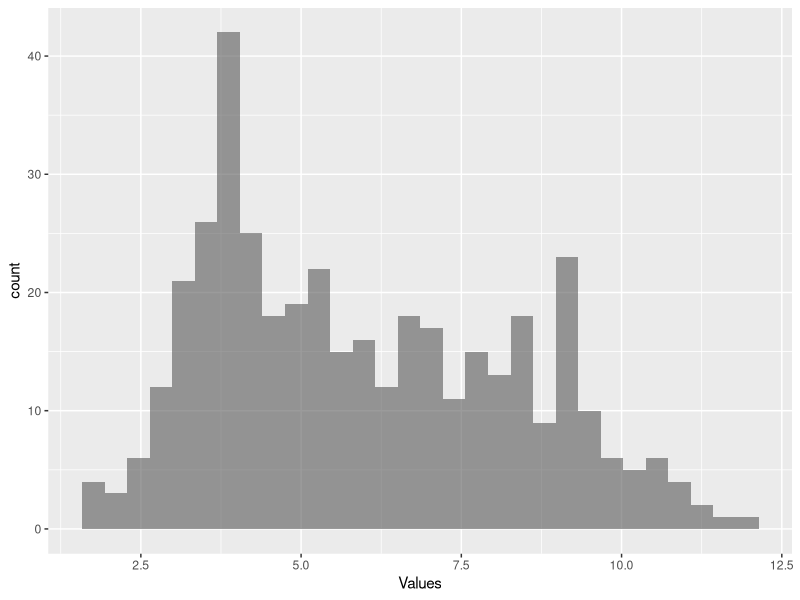
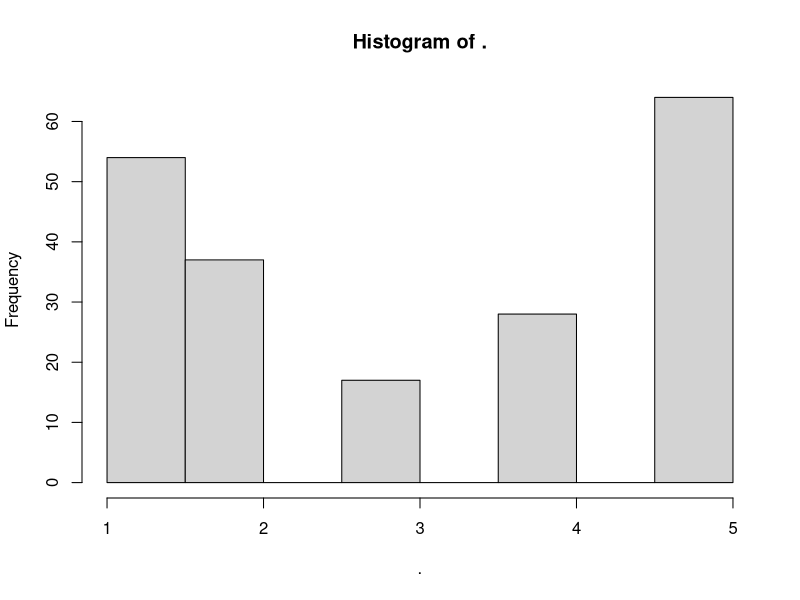
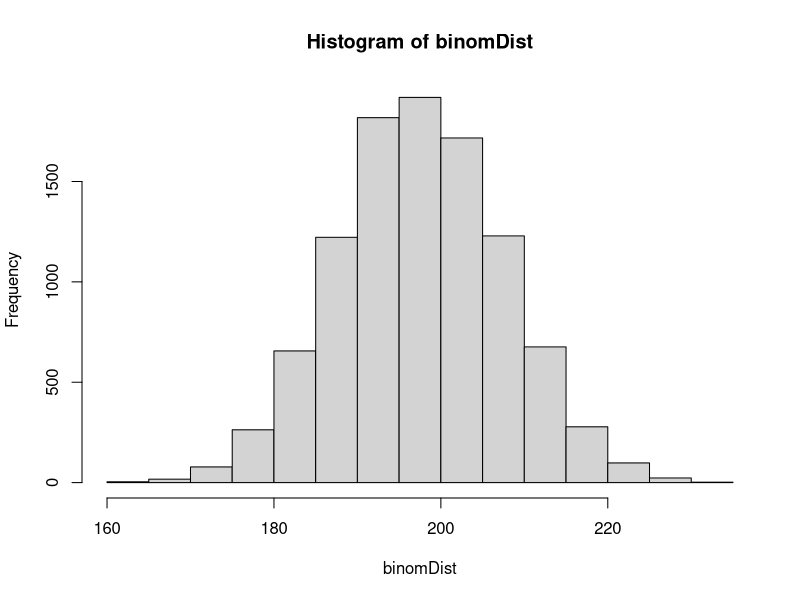
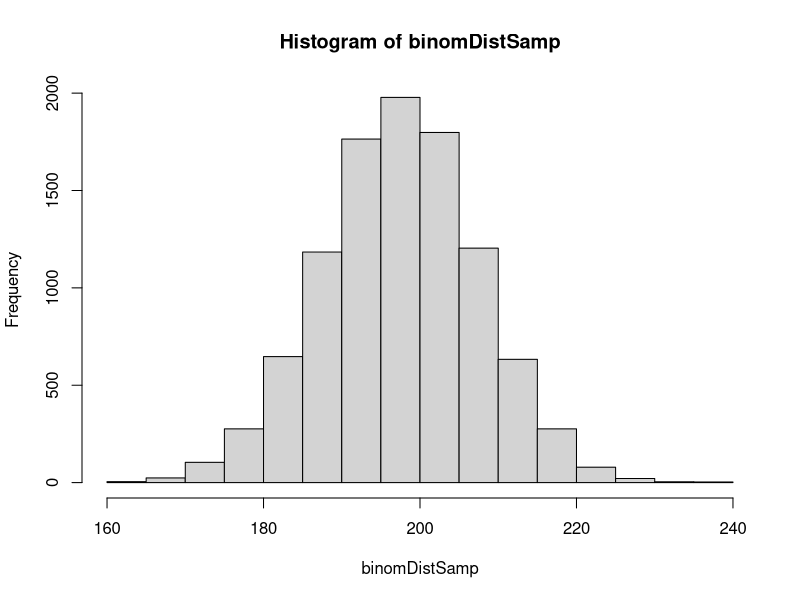
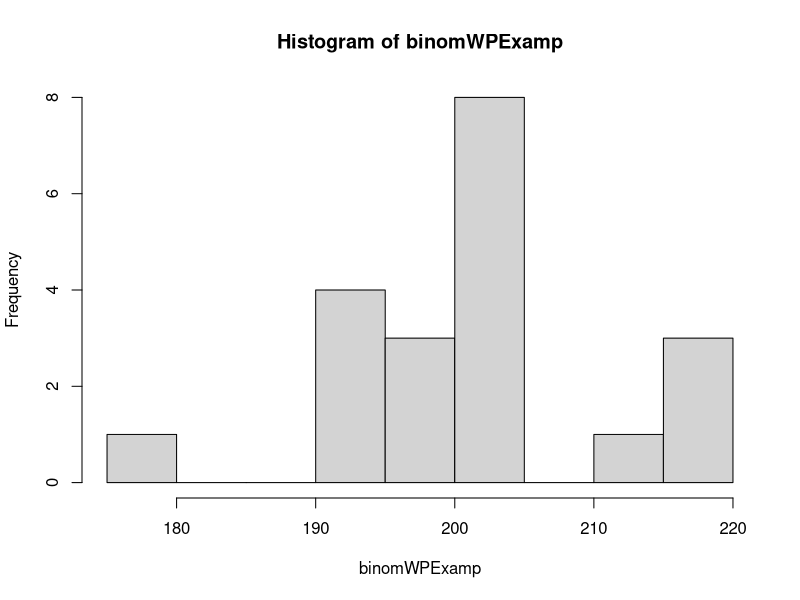
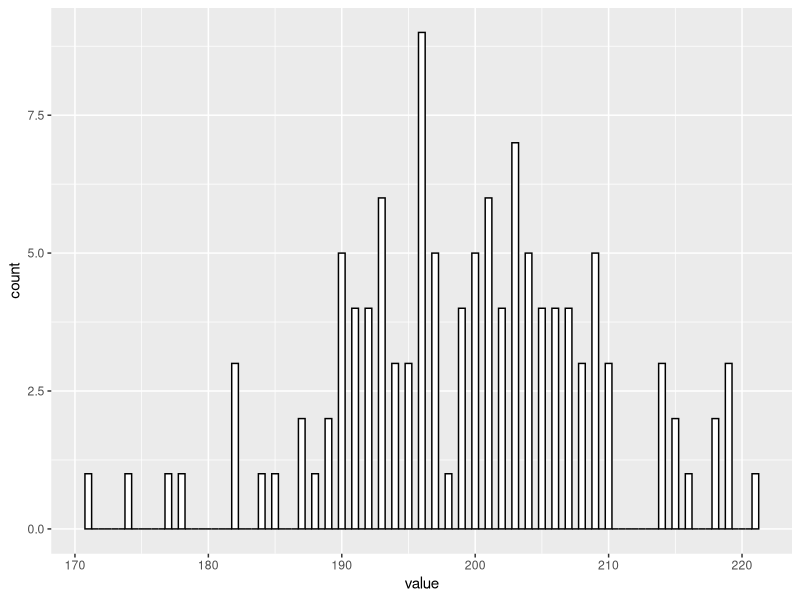
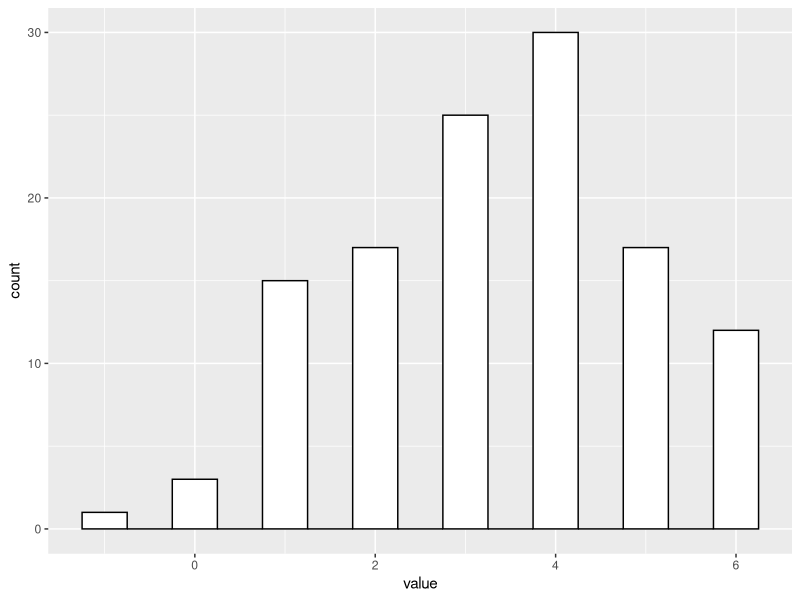
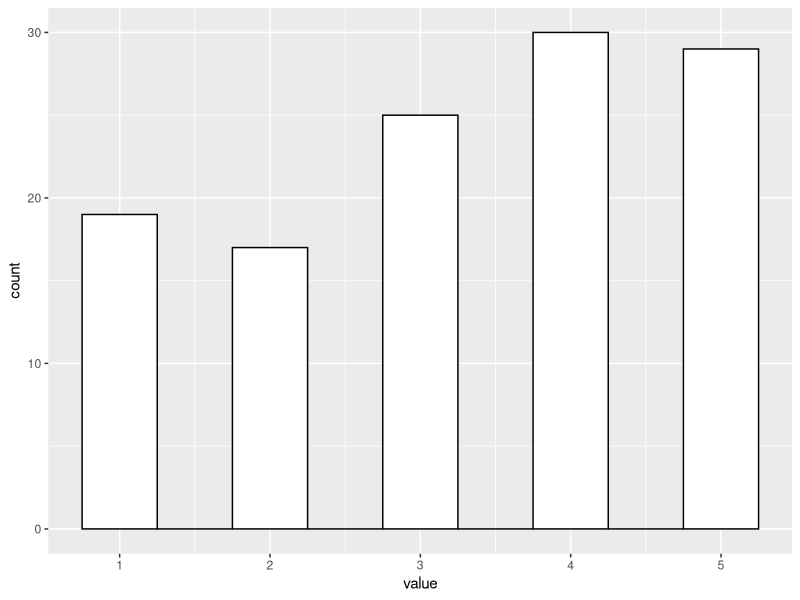

The R script that drew these images, in order:
## ---- chunk 1
knitr::opts_chunk$set(error = TRUE)

#Sets our seed
set.seed(9999)
## ---- chunk 2
# load your packages here:
suppressPackageStartupMessages(library(tidyverse))
## ---- chunk 3
dataNormal1 <- data.frame("Values" = rnorm(200, mean = 4),
                         #Creates a grouping factor for our data
                         "Group" = "Group1")

dataNormal2 <- data.frame("Values" = rnorm(200, mean = 8, sd = 1.5),
                         #Creates a grouping factor for our data
                         "Group" = "Group2")
## ---- chunk 4
dataNormalCombined <- rbind(dataNormal1,dataNormal2)
## ---- chunk 5
ggplot(dataNormalCombined,aes(x=Values)) +
  geom_histogram(alpha=0.6, position = 'identity')
## ---- chunk 6
summary(dataNormal1)
summary(dataNormal2)
summary(dataNormalCombined)
## ---- chunk 7
t.test(dataNormalCombined$Values~dataNormalCombined$Group)
## ---- chunk 8
#this is not a true inverted normal distribution. but it's symmetrical and does the general thing?
sample(c(1,2,3,4,5), 200, replace=T, prob = c(30,15,10,15,30)) %>% 
  hist()

## ---- chunk 9
#Add code for your initial distribution here. Make sure to use rDistributionFunction (ie, rbinom, rnorm, rchisq, etc) so that random numbers are generated.
set.seed(1337)

binomDist <- rbinom(n=10000,size=396,prob=.5)
hist(binomDist)

#Replicate your distribution with the sample function.
binomDistSamp <- sample(c(seq(0,396)), #scale points
       10000, replace=T, prob = c(dbinom(seq(0,396),size = 396,prob = .5)))
hist(binomDistSamp)

## ---- chunk 10
set.seed(1337)
#Creates our matrix
binomWPExamp <-matrix(nrow=20,ncol=1)
#for loop to iterate over rows.  Does not need to have a second nested loop because there's only one column
for(j in 1:20){
  binomWPExamp[j,1] <- rbinom(n=1,size=396,prob=.5)
  }

dataBinomWPExamp <- as.data.frame(binomWPExamp)

hist(binomWPExamp)
## ---- chunk 11
set.seed(1337)
#Creates our matrix
binomWPExamp2 <-matrix(nrow=20,ncol=6)
#for loop to iterate over individuals
for(i in 1:20){
  #for loop to iterate over items within individuals
  for(j in 1:6){
      binomWPExamp2[i,j] <- rbinom(n=1,size=396,prob=.5) 
    }
}
dataBinomWPExamp2 <- as.data.frame(binomWPExamp2)
dataBinomWPExamp2Long <- gather(dataBinomWPExamp2, key = "key", value = "value", V1:V6, factor_key = FALSE)

#switched to ggplot instead of hist
ggplot(dataBinomWPExamp2Long, aes(value)) +
  geom_histogram(binwidth=0.5,color="black", fill="white")
## ---- chunk 12
set.seed(1337)
#Creates our matrix
normalWPSample <-matrix(nrow=20,ncol=6)
#for loop to iterate over individuals
for(i in 1:20){
  #for loop to iterate over items within individuals
  for(j in 1:6){
    #first response randomly generated and set as the center point for all remaining responses
    if(j==1){ #remember j is our row, so this will sample a new center point whenever we are  on item 1 for a person.
      wInMean<-sample(1:5,1) #sets our mean. Could save in our matrix if we want to know it
          #We will sample a value that is the center point, or deviates from it by 1 or 2
      normalWPSample[i,j] <- sample(c(wInMean - 2, wInMean - 1, wInMean, 
                                      wInMean + 1, wInMean + 2), 
                                    #probabilities to sample these values
                                    1, replace=T, prob = c(6, 24, 40, 24, 6)) 
    }
    #all responses past first response. This function is the same as above, 
    #but we don't need to sample a value for the center point because we already have it
    else{
      normalWPSample[i,j] <- sample(c(wInMean - 2, wInMean - 1, wInMean, 
                                      wInMean + 1, wInMean + 2), 
                                    1, replace=T, prob = c(6, 24, 40, 24, 6)) 
    }
  }
}
dataNormalWPSample <- as.data.frame(normalWPSample)
dataNormalWPSampleLong <- gather(dataNormalWPSample, key = "key", value = "value", V1:V6, factor_key = FALSE)

#switched to ggplot instead of hist
ggplot(dataNormalWPSampleLong, aes(value)) +
  geom_histogram(binwidth=0.5,color="black", fill="white")
## ---- chunk 13
#If there is a number greater than 5 replace it with 5
dataNormalWPSampleLong[dataNormalWPSampleLong>5]<-5
#If there is a number less than 1 replace it with 1
dataNormalWPSampleLong[dataNormalWPSampleLong<1]<-1

ggplot(dataNormalWPSampleLong, aes(value)) +
  geom_histogram(binwidth=0.5,color="black", fill="white")
## ---- chunk 14
# Current events have zapped pretty much all of my creativity and curiosity, so I can follow set directions but not generate new things.  Which does not bode well for my intended career as an academic, but hey, we are all learning new things about ourselves, right?
